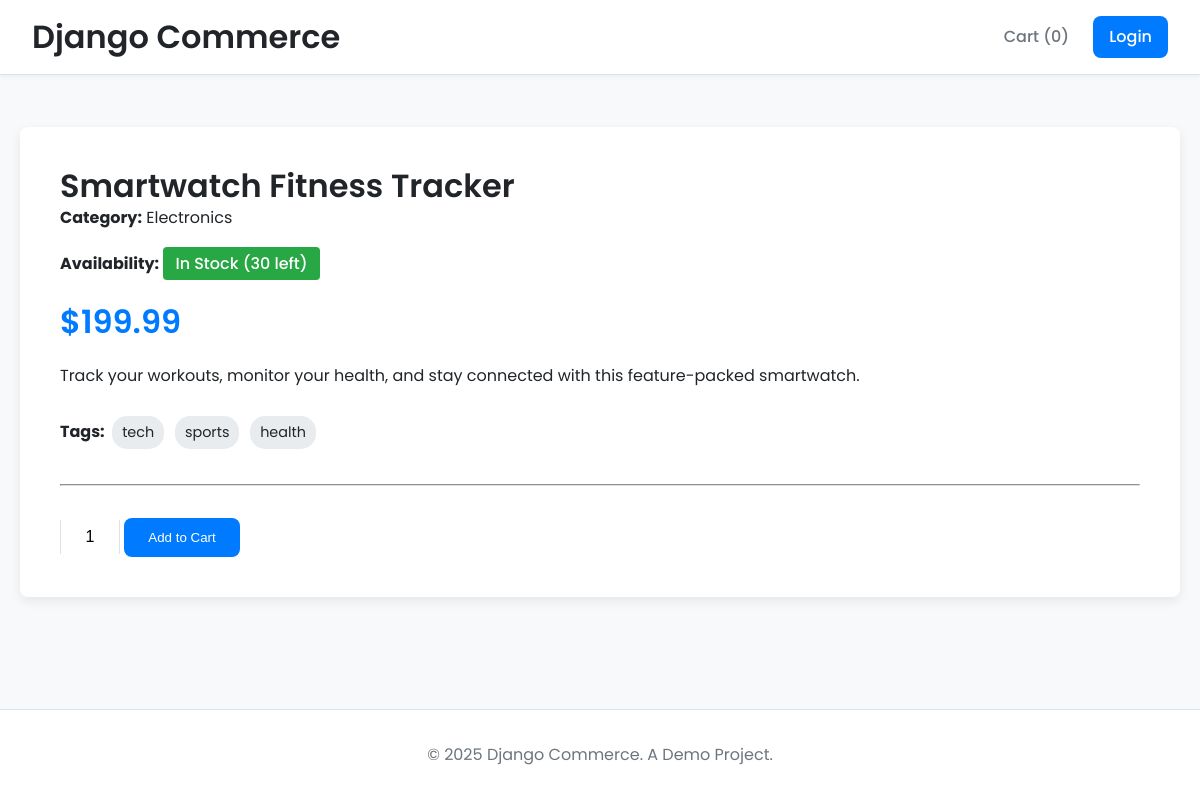
The page /product/6/ on the database its author committed.
### shop/models.py (models this page shows, shortened)
class Product(models.Model):
    name = models.CharField(max_length=200)
    category = models.CharField(max_length=100)
    price = models.DecimalField(max_digits=10, decimal_places=2)
    tags = models.ManyToManyField(Tag, related_name='products')
    description = models.TextField(blank=True, null=True)
    stock = models.PositiveIntegerField(default=10) # Using PositiveIntegerField for stock
    image = models.ImageField(upload_to='products/', blank=True, null=True)

class Tag(models.Model):
    name = models.CharField(max_length=50, unique=True)

### shop/views.py (the view)
# urls.py: path('product/<int:pk>/', views.product_detail, name='product_detail'),
def product_detail(request, pk):
    product = get_object_or_404(Product, pk=pk)
    form = AddToCartForm()
    if request.user.is_authenticated:
        Interaction.objects.update_or_create(user=request.user, product=product, action=Interaction.Action.VIEW)
    similar_items = similar_products(product.id, k=4)
    return render(request, 'shop/product_detail.html', {'product': product, 'form': form, 'similar_items': similar_items})

### shop/forms.py
class AddToCartForm(forms.Form):
    quantity = forms.IntegerField(
        min_value=1,
        initial=1,
        widget=forms.NumberInput(attrs={'class': 'quantity-input'})
    )

### shop/recommender/content.py (called while the page is built)
def similar_products(product_id: int, k: int = 5):
    matrix, product_map = get_product_tag_matrix()
    if not product_map or product_id not in product_map:
        return Product.objects.none()
    product_idx = product_map.get(product_id)
    if product_idx is None:
        return Product.objects.none()
    target_vector = matrix[product_idx, :].reshape(1, -1)
    similar_indices = SIMILARITY_FUNCTION(matrix, target_vector, k=k + 1)
    inverse_product_map = {v: k for k, v in product_map.items()}
    similar_product_ids = [inverse_product_map[i] for i in similar_indices if i != product_idx][:k]
    return Product.objects.filter(id__in=similar_product_ids)

### shop/services.py (called while the page is built)
def cart_context(request):
    return {'cart': Cart(request)}

    def get_total_items(self):
        return sum(item['quantity'] for item in self.cart.values())

### shop/templates/shop/product_detail.html (shortened to what this page needs)
{% extends "shop/base.html" %}
{% block content %}
<div class="product-detail">
    <h1>{{ product.name }}</h1>
    <p class="category" style="margin-bottom: 1rem;"><strong>Category:</strong> {{ product.category }}</p>
    <p style="margin-bottom: 1rem;">
        <strong>Availability:</strong>
        {% if product.stock > 0 %}
            <span class="stock-status in-stock">In Stock ({{ product.stock }} left)</span>
        {% else %}
            <span class="stock-status out-of-stock">Out of Stock</span>
        {% endif %}
    </p>
    <p class="price" style="font-size: 2em; margin: 1rem 0; font-weight: 600; color: var(--primary-color);">${{ product.price }}</p>
    <div class="description" style="margin-bottom: 1.5rem;">
        <p>{{ product.description|linebreaks }}</p>
    </div>
    <div class="tags">
        <strong>Tags:</strong>
        {% for tag in product.tags.all %}
            <span>{{ tag.name }}</span>
        {% endfor %}
    </div>
    <hr style="margin: 2rem 0; border-color: var(--border-color);">
    <div style="display: flex; gap: 1rem; align-items: center;">
        <form action="{% url 'shop:add_to_cart' product.id %}" method="post" class="add-to-cart-form">
            {{ form.quantity }}
            <button type="submit" class="btn btn-primary" {% if product.stock <= 0 %}disabled{% endif %}>
                {% if product.stock > 0 %}Add to Cart{% else %}Out of Stock{% endif %}
            </button>
        </form>
    </div>
</div>
{% endblock %}

### shop/static/shop/styles.css (style rules this page uses)
:root { --primary-color: #007bff; --primary-hover: #0056b3; --secondary-color: #6c757d; --success-color: #28a745; --danger-color: #dc3545; --background-color: #f8f9fa; --surface-color: #ffffff; --text-color: #212529; --text-muted: #6c757d; --border-color: #dee2e6; --font-family: 'Poppins', sans-serif; --border-radius: 8px; --box-shadow: 0 4px 12px rgba(0, 0, 0, 0.08); --transition-speed: 0.3s ease; }
*, *::before, *::after { box-sizing: border-box; margin: 0; padding: 0; }
html { height: 100%; }
body { display: flex; flex-direction: column; min-height: 100%; font-family: var(--font-family); background-color: var(--background-color); color: var(--text-color); line-height: 1.6; }
h1, h2, h3 { font-weight: 600; line-height: 1.2; }
.btn { display: inline-block; padding: 0.75rem 1.5rem; border: none; border-radius: var(--border-radius); cursor: pointer; font-weight: 500; text-align: center; transition: all var(--transition-speed); }
.btn-primary { background-color: var(--primary-color); color: #fff; }
.quantity-input { width: 60px; padding: 0.5rem; text-align: center; border: none; border-left: 1px solid var(--border-color); border-right: 1px solid var(--border-color); font-size: 1rem; font-weight: 500; -moz-appearance: textfield; }
.product-detail { background: var(--surface-color); padding: 2.5rem; border-radius: var(--border-radius); box-shadow: var(--box-shadow); }
.stock-status { font-weight: 500; padding: 0.25rem 0.75rem; border-radius: 4px; color: #fff; display: inline-block; }
.in-stock { background-color: var(--success-color); }
.tags span { background-color: #e9ecef; padding: 5px 10px; border-radius: 15px; font-size: 0.9em; margin: 0.2rem; display: inline-block; }

### rows shown on the page
Product: name "Smartwatch Fitness Tracker", category "Electronics", stock "30", price "199.99", description "Track your workouts, monitor your health, and stay connected with this feature-packed smartwatch."
Tag: name "tech"
Tag: name "sports"
Tag: name "health"

### other values the page prints
{{ cart.get_total_items }} "0"
